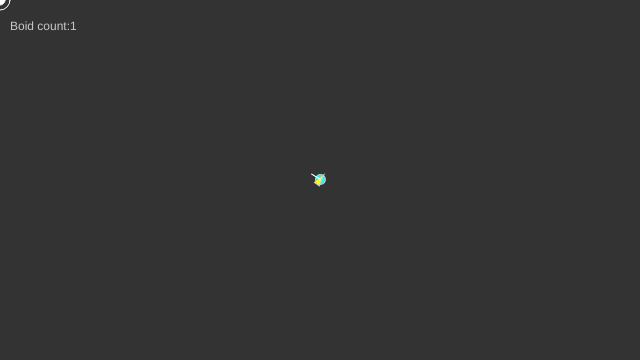
Frame 1 (no input)
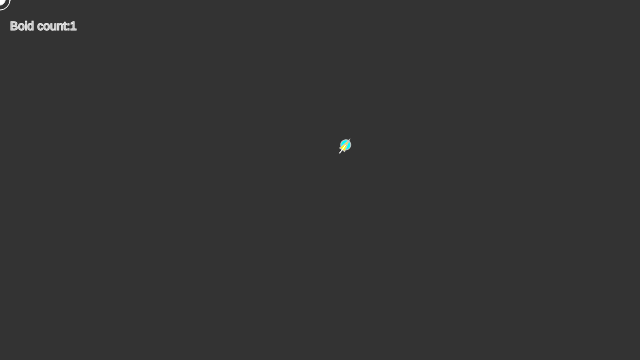
Frame 60 (no input)
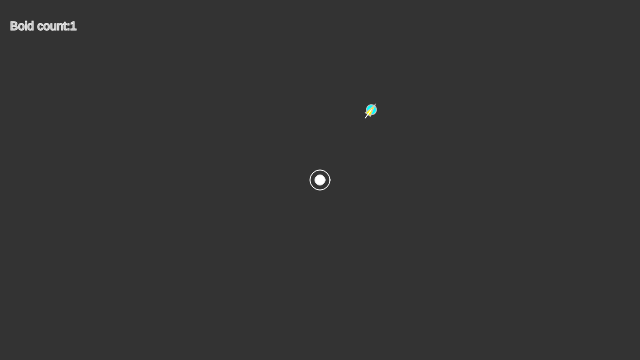
Frame 120 (the mouse pressed at the canvas centre since frame 60)

The p5.js sketch that drew these frames (run headless with seeded random() and noise() and a simulated clock; from frame 60 on, the mouse is pressed at the canvas centre):

// p5.js sketch
// ── sketch.js

let flock;
var d=10;
let debugv;
let wall;
let walls;
let atarget;
let avoid;
let bcount=0;
let rad = 45;
let bs;
let tc;
let tentaclen = []; 
let k=1;
let b = [];
let c=0;
let boidgen;


function setup() {
  createCanvas(640, 360);

  createP("click mouse near bottom right corner to generate new boids.");
  bs = createCheckbox('Boid_circle',false);
  debugv = createCheckbox('Boid_vision',false);
  debugv.changed(debugvision);
  wall = createCheckbox('Wall',false);
  walls = createSlider(10,140,10);
  atarget = createCheckbox('Activate_target_(mouse)',false);
  avoid = createCheckbox('avoid_obstacle_(mouse)',false);
  tc = createCheckbox('Triangle+circle',true);
  boidgen = createCheckbox('Boid generator space',false);

  flock = new Flock();
  // Add an initial set of boids into the system
  for (let i = 0; i < 1; i++) {
    b[i] = new Boid(width / 2,height / 2);
    flock.addBoid(b[i]);
  }
    sett(51);
}

function draw() {
  d=walls.value();
  background(51);

  fill(200);
  text('Boid count:'+bcount,10,30);

  noFill();
  stroke(255);
  line(pmouseX,pmouseY,mouseX,mouseY);
  
  if(wall.checked()){
    stroke(255);
    noFill();
    rectMode(CENTER);
    rect(width/2, height/2, width-d*2, height-d*2);
  }

  if(dist(mouseX,mouseY,width-50,height-50)<rad) 
  if (mouseIsPressed) 
  if (mouseButton == LEFT)  
  if(c<49)
  {
    b[++c] = new Boid(mouseX, mouseY);
    flock.addBoid(b[c]);
  }

  if(boidgen.checked())
  ellipse(width-50, height-50,rad*2,rad*2);
  
  noFill();
  if(avoid.checked())
  fill(255,0,0);
  ellipse(mouseX,mouseY,20,20);
  fill(255);
  stroke(255);
  ellipse(mouseX,mouseY,10,10);
  
  flock.run();
  if(c>=49){
    c=49;
    fill(255,0,0)
    text('MAX Boid limit reached',10,50);
  }
 
  for(let i=0;i<c+1;i++)
  tentaclen[i].follow(b[i].position.x,b[i].position.y);
  k=c+1;
  un(k);
}


function debugvision(){
  if(this.checked()){
    Boid.dvnval=1;
  }
  else{
    Boid.dvnval=0;
  }
}

function sett(n){
  let pointn = [];
  for (let i = 0; i < n; i++)
    pointn[i] = new p5.Vector(random(100), random(100));
  let currentn = [];
  for (let i = 0; i < n; i++)
    currentn[i] = new Segment(pointn[i], 0, 0);
  let nextn = [];
  for (let j = 0; j < n; j++)
    for (let i = 0; i < 10; i++) {
    nextn[j] = new Segment(currentn[j], 1, i);
    currentn[j].child = nextn[j];
    currentn[j] = nextn[j];
  }
  for (let i = 0; i < n; i++)
    tentaclen[i] = currentn[i];
}

function un(n){
 
  for (let i = 0; i < n; i++){
    tentaclen[i].update();
    tentaclen[i].show();
  }

  let nextn = [];
    for (let i = 0; i < n; i++)
      nextn[i] = tentaclen[i].par;
  for (let i = 0; i < n; i++)
   while (nextn[i]) {
    nextn[i].follow();
    nextn[i].update();
    nextn[i].show();
    nextn[i] = nextn[i].par;
  } 
}






// ── boid.js
class Boid{
constructor(x, y) {
  this.acceleration = createVector(0, 0);
  this.velocity = createVector(random(-1, 1), random(-1, 1));
  this.position = createVector(x, y);
  this.r = 3.0;
  this.maxspeed = 3;    // Maximum speed
  this.maxforce = 0.05; // Maximum steering force
  this.dvnval=0;
}



run = function(boids) {

  if(atarget.checked())
  this.seekt();
  
  this.flock(boids);

  if(avoid.checked())
    this.avoido();
  this.update();

  this.borders();
  this.render();
}

applyForce = function(force) {
  // We could add mass here if we want A = F / M
  this.acceleration.add(force);
}

// We accumulate a new acceleration each time based on three rules
flock = function(boids) {
  let sep = this.separate(boids);   // Separation
  let ali = this.align(boids);      // Alignment
  let coh = this.cohesion(boids);   // Cohesion
  // Arbitrarily weight these forces
  sep.mult(1.5);
  ali.mult(1.0);
  coh.mult(1.0);
  // Add the force vectors to acceleration
  this.applyForce(sep);
  this.applyForce(ali);
  this.applyForce(coh);
  
}

// Method to update location
update = function() {
  // Update velocity
  this.velocity.add(this.acceleration);
  // Limit speed
  this.velocity.limit(this.maxspeed);
  this.position.add(this.velocity);
  // Reset accelertion to 0 each cycle
  this.acceleration.mult(0);
}

// A method that calculates and applies a steering force towards a target
// STEER = DESIRED MINUS VELOCITY
seek = function(target) {
  let desired = p5.Vector.sub(target,this.position);  // A vector pointing from the location to the target
  // Normalize desired and scale to maximum speed
  desired.normalize();
  desired.mult(this.maxspeed);
  // Steering = Desired minus Velocity
  let steer = p5.Vector.sub(desired,this.velocity);
  steer.limit(this.maxforce);  // Limit to maximum steering force
  return steer;
  
}

seekt = function() {
  let mouse = new p5.Vector(mouseX-100,mouseY);
  ellipse(mouse.x,mouse.y,10,10);
  let desired = new p5.Vector.sub(mouse,this.position);  // A vector pointing from the location to the target
  // Normalize desired and scale to maximum speed
  let dd = desired.mag();
    // Scale with arbitrary damping within 100 pixels
    if (dd < 100) {
      let m = map(dd,0,100,0,this.maxspeed);
      desired.setMag(m);
    } else {
      desired.setMag(this.maxspeed);
    }

  // Steering = Desired minus Velocity

  let steer = new p5.Vector.sub(desired,this.velocity);
  steer.limit(this.maxforce);  // Limit to maximum steering force
  this.applyForce(steer);
}

avoido = function(boids){

  let mouse = new p5.Vector(mouseX,mouseY);
  if(mouse.dist(this.position)>20)
  {
    return;
  }
  let desired = p5.Vector.sub(mouse,this.position);  // A vector pointing from the location to the target
  
  let dd = desired.mag();
    // Scale with arbitrary damping within 100 pixels
    if (dd < 100) {
      let m = map(dd,0,100,0,this.maxspeed);
      desired.setMag(m);
    } else {
      desired.setMag(this.maxspeed);
    }


  desired.mult(-1);
  
  let a = random(0,2)
  if(parseInt(a))
    var r = new p5.Vector(-desired.y,desired.x);
  else
    var r = new p5.Vector(desired.y,-desired.x);

  r.normalize();
  let steer = new p5.Vector.add(desired,r);
  let steer1 = new p5.Vector.sub(steer,this.velocity);
  steer1.add(this.maxforce);  // Limit to maximum steering force
  //this.acceleration.mult(0);
  /*let te = degrees(steer.heading());
  te*=20;
  let temp = p5.Vector.fromAngle(te,steer.mag());
  */
  //steer.mult(this.maxspeed);
  this.applyForce(steer1);
  //console.log(degrees(steer.heading()));
  }


render = function() {
  // Draw a triangle rotated in the direction of velocity
  
  let theta = this.velocity.heading() + radians(90);
  fill(0,255,255);
  stroke(200);
  //noStroke();
  push();
  translate(this.position.x, this.position.y);
  rotate(theta);
  ////
  //tentaclen[c++].follow(this.position.x, this.position.y);
  ////

  if(tc.checked())
  ellipse(0,0,10,10);
  if(bs.checked()){
    ellipse(0,0,10,10);
    if(Boid.dvnval){  
      noFill();
      //arc(0,0,50,50,PI,0,CHORD);
      ellipse(0,0,50,50);
    }
  }
  else
  {
    beginShape();
      if(Boid.dvnval){  
      noFill();
      //arc(0,0,50,50,PI,0,CHORD);
      ellipse(0,0,50,50);
      }
    fill(255,255,0);
    vertex(0, -this.r * 2);
    vertex(-this.r, this.r * 2);
    vertex(this.r, this.r * 2);
    endShape(CLOSE);
  }
  pop();
  fill(0);
  ellipse(this.position.x,this.position.y,1,1);
  
}

// Wraparound
borders = function() {
  /*if (this.position.x < -this.r)  this.position.x = width + this.r;
  if (this.position.y < -this.r)  this.position.y = height + this.r;
  if (this.position.x > width + this.r) this.position.x = -this.r;
  if (this.position.y > height + this.r) this.position.y = -this.r;
  */
    let desired = new p5.Vector(0,0) ;
    let f=0;

    if (this.position.x < d) {
      desired = new p5.Vector(this.maxspeed, this.velocity.y);f=1;
    } 
    else if (this.position.x > width -d) {
      desired = new p5.Vector(-this.maxspeed, this.velocity.y);f=1;
    } 

    if (this.position.y < d) {
      desired = new p5.Vector(this.velocity.x, this.maxspeed);f=1;
    } 
    else if (this.position.y > height-d) {
      desired = new p5.Vector(this.velocity.x, -this.maxspeed);f=1;
    } 

    if (f==1) {
      desired.normalize();
      //desired.mult(this.maxspeed);
      let steer1 = new p5.Vector.sub(desired, this.velocity);
      //steer1.limit(maxforce);
      this.applyForce(steer1);
    } 

}


// Separation
// Method checks for nearby boids and steers away
separate = function(boids) {
  let desiredseparation = 25.0;
  let steer = createVector(0, 0);
  let count = 0;
  // For every boid in the system, check if it's too close
  for (let i = 0; i < boids.length; i++) {
    let d = p5.Vector.dist(this.position,boids[i].position);
    // If the distance is greater than 0 and less than an arbitrary amount (0 when you are yourself)
    if ((d > 0) && (d < desiredseparation)) {
      // Calculate vector pointing away from neighbor
      let diff = p5.Vector.sub(this.position, boids[i].position);
      diff.normalize();
      diff.div(d);        // Weight by distance
      steer.add(diff);
      count++;            // Keep track of how many
    }
  }
  // Average -- divide by how many
  if (count > 0) {
    steer.div(count);
  }

  // As long as the vector is greater than 0
  if (steer.mag() > 0) {
    // Implement Reynolds: Steering = Desired - Velocity
    steer.normalize();
    steer.mult(this.maxspeed);
    steer.sub(this.velocity);
    steer.limit(this.maxforce);
  }
  return steer;
}

// Alignment
// For every nearby boid in the system, calculate the average velocity
align = function(boids) {
  let neighbordist = 25;
  let sum = createVector(0,0);
  let count = 0;
  for (let i = 0; i < boids.length; i++) {
    let d = p5.Vector.dist(this.position,boids[i].position);
    if ((d > 0) && (d < neighbordist)) {
      sum.add(boids[i].velocity);
      count++;
    }
  }
  if (count > 0) {
    sum.div(count);
    sum.normalize();
    sum.mult(this.maxspeed);
    let steer = p5.Vector.sub(sum, this.velocity);
    steer.limit(this.maxforce);
    return steer;
  } else {
    return createVector(0, 0);
  }
}

// Cohesion
// For the average location (i.e. center) of all nearby boids, calculate steering vector towards that location
cohesion = function(boids) {
  let neighbordist = 25;
  let sum = createVector(0, 0);   // Start with empty vector to accumulate all locations
  let count = 0;
  for (let i = 0; i < boids.length; i++) {
    let d = p5.Vector.dist(this.position,boids[i].position);
    if ((d > 0) && (d < neighbordist)) {
      sum.add(boids[i].position); // Add location
      count++;
    }
  }
  if (count > 0) {
    sum.div(count);
    return this.seek(sum);  // Steer towards the location
  } else {
    return createVector(0, 0);
  }
}
}



// ── flock.js
class Flock {
	constructor(){
  // An array for all the boids
  this.boids = []; // Initialize the array
  	}
  	
run = function() {
  for (let i = 0; i < this.boids.length; i++) {
    this.boids[i].run(this.boids);  // Passing the entire list of boids to each boid individually
  }
}

addBoid = function(b) {
  this.boids.push(b);
  ++bcount;
}
}
// ── segments.js

class Segment {
  /* Unlike in Java, JavaScript does not implement
   * function overloading, which means we cannot simply have
   * two different constructors for our Segment class as Shiffman does in
   * his pde example. Instead, we must have one constructor function
   * which behaves differently depending on the type of arguments we pass.
   */
  constructor(point, len, i) {
    if (point.hasOwnProperty("angle")) { // point is probably a Segment

      this.par = point;
      this.a = this.par.b.copy();

    } else {

      this.par = false;
      this.a = point;

    }

    this.b = new p5.Vector();
    this.angle = 0;
    this.sw = map(i, 0, 20, 1,1);
    this.len = len;
    this.calculateB();
  }


  follow(tx, ty) {
  /* Shiffman used function overloading here too, but since we can't
   * in JavaScript we instead check whether or not ty is undefined. */
    if (typeof(ty) == "undefined") {

      let targetX = this.child.a.x;
      let targetY = this.child.a.y;
      this.follow(targetX, targetY);

    } else {

      let target = new p5.Vector(tx, ty);
      let dir = p5.Vector.sub(target, this.a);
      this.angle = dir.heading();

      dir.setMag(this.len);
      dir.mult(-1);
      this.a = p5.Vector.add(target, dir);

    }
  }


  calculateB() {
    let dx = this.len * cos(this.angle);
    let dy = this.len * sin(this.angle)
    this.b.set(this.a.x + dx, this.a.y + dy);
  }


  update() {
    this.calculateB();
  }


  show() {
    stroke(255);
    strokeWeight(this.sw);
    line(this.a.x, this.a.y, this.b.x, this.b.y);
  }
}
